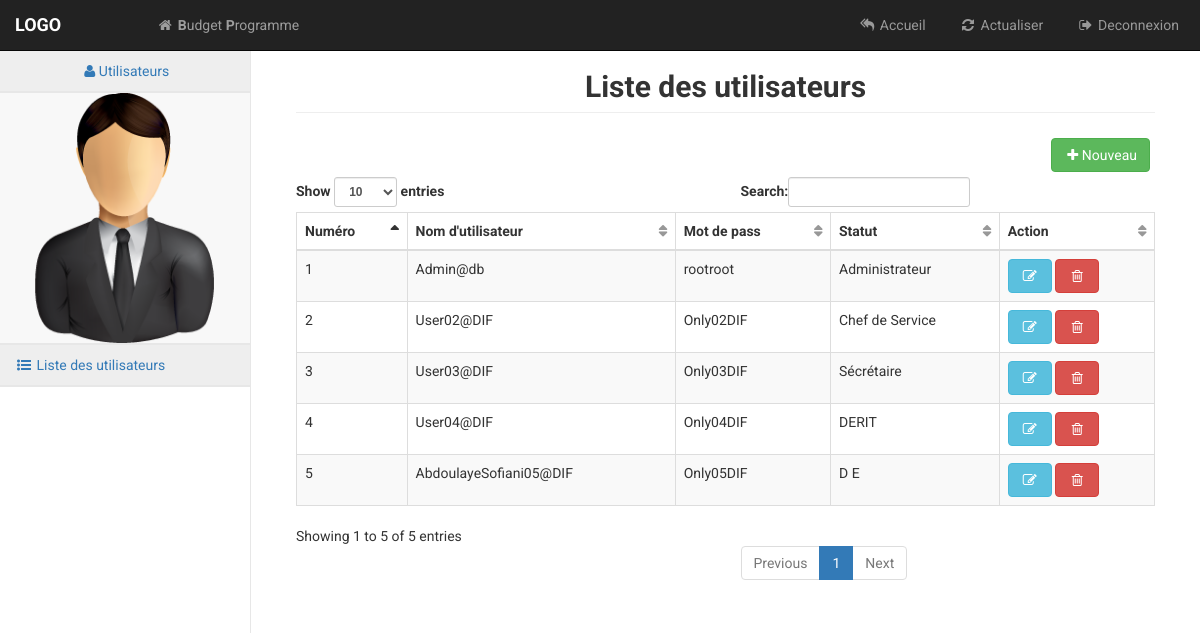
The page /pages/admin/users/index2.php on the database its author committed.
### tables this page shows
CREATE TABLE `user` (
  `id_user` int(2) NOT NULL,
  `username` varchar(25) NOT NULL,
  `password` varchar(10) NOT NULL,
  `statut` varchar(30) NOT NULL
);

### pages/admin/users/index2.php (the view, shortened to what this page needs)
<?php
     include('shared/partials/header.php');
     include('shared/partials/menu.php');
     include('shared/function/connect.php');
?>
            <div id="page-wrapper">
                <div class="container-fluid">
                    <div class="row">
                        <div class="col-lg-12">
                            <h2 class="page-header" style="text-align: center;"><b>Liste des utilisateurs</b></h2>
                        </div>
                    </div>
                    <div class="row">
                        <div class="col-lg-12">
                            <div class="dataTable_wrapper">
                                    <div align="right">
                                        <div align="right">
                                           <a href="#costumModal10" role="button" class="btn btn-success" data-toggle="modal" id="user_form" data-target="#costumModal10"><i class="fa fa-plus fa-fw"></i>Nouveau</a>
                                        </div>
                                    </div>
                                    <table class="table table-striped table-bordered table-hover" id="dataTables-example">
                                        <thead>
                                            <tr>
                                                <th>Numéro</th>
                                                <th>Nom d'utilisateur</th>
                                                <th>Mot de pass</th>
                                                <th>Statut</th>
                                                <th>Action</th>
                                            </tr>
                                        </thead>
                                        <?php
                                             $reponse = $maConnexion->query('SELECT U.id_user, U.username, U.password, U.statut FROM user U ORDER BY U.id_user ASC');
                                        ?>
                                        <tbody>
                                          <?php
                                              while ($affichages = $reponse->fetch())
                                                 {
                                          ?>
                                            <tr>
                                                <td><?php echo $affichages['id_user']; ?></td>
                                                <td><?php echo $affichages['username']; ?></td>
                                                <td><?php echo $affichages['password']; ?></td>
                                                <td><?php echo $affichages['statut']; ?></td>
                                                <td>
                                                   <button name="edit" data-toggle="modal" data-target="#costumModal11<?php echo $affichages['id_user']; ?>" class="btn btn-info edit_data"><i class="fa fa-pencil-square-o fa-fw"></i></button>
                                                    <a href="shared/function/delete_user.php?supression=<?php echo $affichages['id_user']; ?>">
                                                       <button type="button" class="btn btn-danger" onclick ="return(confirm('Souhaitez-vous vraiment supprimer cet enregistrement???'))"><i class="fa fa-trash-o fa-fw"></i></button>
                                                    </a>
                                                </td>
                                            </tr>
                                        <?php
                                                }
                                        ?>
                                        </tbody>
                                    </table>
                                </div>
                        </div>
                    </div>
                </div>
            </div>
<?php
     include('shared/partials/footer.php');
?>

### pages/admin/users/shared/partials/header.php (shortened to what this page needs)
<!DOCTYPE html>
<html lang="en">
    <head>
        <link href="../../../css/bootstrap.min.css" rel="stylesheet">
        <link href="../../../css/metisMenu.min.css" rel="stylesheet">
        <link href="../../../css/bootstrap-social.css" rel="stylesheet">
        <link href="../../../css/startmin.css" rel="stylesheet">
        <link href="../../../css/font-awesome.min.css" rel="stylesheet" type="text/css">
        <link rel="stylesheet" href="../../../css/modal/style.css">
        <link rel="stylesheet" href="../../../css/modal/normalize.min.css">
    </head>
    <body style="background: #ffff;">
    <div id="wrapper">
            <nav class="navbar navbar-inverse navbar-fixed-top" role="navigation">
                <div class="navbar-header">
                    <a class="navbar-brand" href="#"><b>LOGO</b></a>
                </div>
                <ul class="nav navbar-nav navbar-left navbar-top-links">
                    <li><a href="#" style="margin-left: 65px;"><i class="fa fa-home fa-fw"></i> <b>B</b>udget <b>P</b>rogramme</a></li>
                </ul>
                <ul class="nav navbar-right navbar-top-links">
                    <li>
                        <a href="../../../pages/admin/accueil.php"><i class="fa fa-reply-all fa-fw"></i> Accueil</a>
                    </li>
                    <li>
                        <a href="#" id="refresh">
                            <i class="fa fa-refresh fa-fw"></i> Actualiser
                        </a>
                    </li>
                    <li>
                        <a href="../../../index.php">
                            <i class="fa fa-sign-out fa-fw"></i> Deconnexion
                        </a>
                    </li>
                </ul>

### pages/admin/users/shared/partials/menu.php (shortened to what this page needs)
    <div class="navbar-default sidebar" role="navigation">
        <div class="sidebar-nav navbar-collapse">
            <ul class="nav" id="side-menu">
                <li>
                    <a class="active" href="#" style="text-align: center;"><i class="fa fa-user fa-fw"></i>Utilisateurs</a>
                </li>
                <li>
                    <img src="../../../images/user3.png" alt="User Image" height="250px" width="250px"><li class="divider"></li>
                </li>
                <li>
                    <a href="index2.php"><i class="fa fa-list-ul fa-fw"></i> Liste des utilisateurs</a>
                    <li class="divider"></li>
                </li>
            </ul>
        </div>
    </div>
</nav>

### pages/admin/users/shared/partials/footer.php (shortened to what this page needs)
  </div>
    </body>
</html>

### css/startmin.css (style rules this page uses)
body { background-color: #f8f8f8; }
#wrapper { width: 100%; }
#page-wrapper { padding: 30px 15px 0 15px; min-height: 568px; background-color: #fff; }
@media (min-width:768px) { #page-wrapper { position: inherit; margin-left: 250px; padding: 30px 30px 0 30px; border-left: 1px solid #e7e7e7; } }
.navbar-header { float: left; }
.navbar-left { float: left; }
.navbar-right { text-align: right; }
.navbar-top-links { margin: 0; }
.navbar-top-links li { display: inline-block; }
.navbar-top-links li:last-child { margin-right: 6px; }
.navbar-top-links li a { padding: 15px; min-height: 50px; }
.navbar-top-links>li>a { color: #999; }
.sidebar .sidebar-nav.navbar-collapse { padding-right: 0; padding-left: 0; }
.sidebar ul li { border-bottom: 1px solid #e7e7e7; }
.sidebar ul li a.active { background-color: #eee; }
@media (min-width:768px) { .sidebar { z-index: 1; position: absolute; width: 250px; margin-top: 51px; } }
table.dataTable thead .sorting, table.dataTable thead .sorting_asc, table.dataTable thead .sorting_desc, table.dataTable thead .sorting_asc_disabled, table.dataTable thead .sorting_desc_disabled { background: 0 0; }
table.dataTable thead .sorting_asc:after { content: "\f0de"; float: right; font-family: fontawesome; }
table.dataTable thead .sorting:after { content: "\f0dc"; float: right; font-family: fontawesome; color: rgba(50,50,50,.5); }

### css/modal/style.css (style rules this page uses)
body { background-color: #080808; font-family: 'Roboto', sans-serif }
a[data-toggle="modal"] { margin: 5px; }

### rows shown on the page
user: id_user "1", username "Admin@db", password "rootroot", statut "Administrateur"
user: id_user "2", username "User02@DIF", password "Only02DIF", statut "Chef de Service"
user: id_user "3", username "User03@DIF", password "Only03DIF", statut "Sécrétaire"
user: id_user "4", username "User04@DIF", password "Only04DIF", statut "DERIT"
user: id_user "5", username "AbdoulayeSofiani05@DIF", password "Only05DIF", statut "D E"
